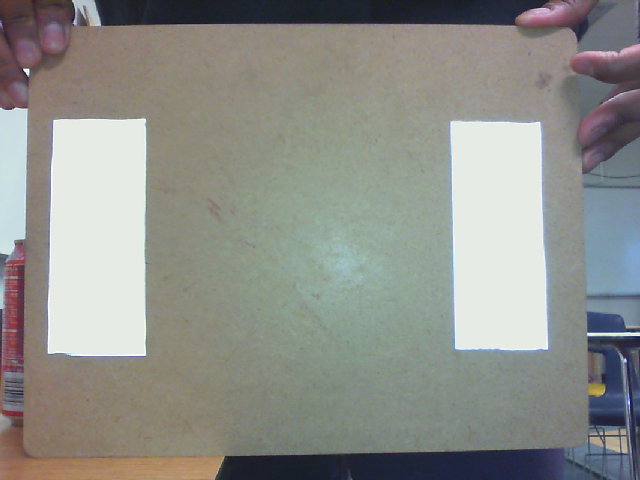
#> input picture cascade_training_images/positives/setdist.png, 640 x 480 px
$ python testclass.py
#> lines starting #> are read from the running program, lines starting #| are printed output that depends on the picture
import numpy as np
import cv2

cascade = cv2.CascadeClassifier('cascade.xml')

img = cv2.imread('setdist.png')
#> img is the input picture: shape (480, 640, 3); mean B, G, R 138.6, 143.8, 142.3
gray = cv2.cvtColor(img, cv2.COLOR_BGR2GRAY)
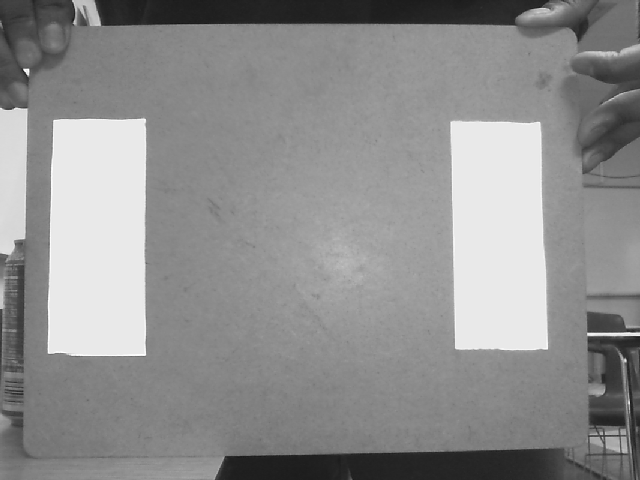
#> gray: shape (480, 640); min 19, max 255, mean 142.6

objects = cascade.detectMultiScale(gray, 1.3, 5)
#> objects = ()

for( x,y,w,h ) in objects:
    cv2.rectangle(img, (x,y), (x+w,y+h), (255,0,0),2)
#> this loop made 0 passes

cv2.imshow('img',img)
cv2.waitKey(0)
cv2.destroyAllWindows()
